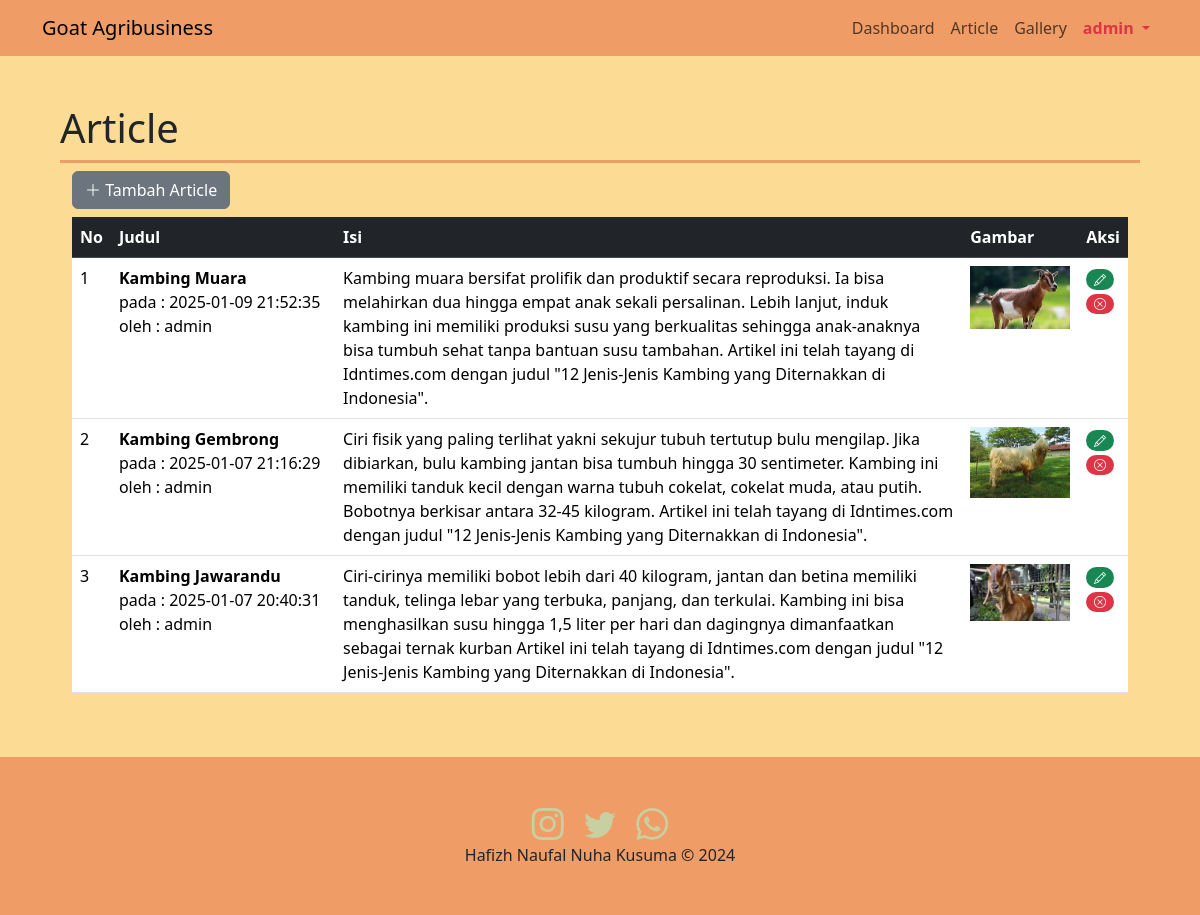
Screenshot of /admin.php?page=article (signed in) with the database file from the repository.
### tables this page shows
CREATE TABLE `article` (
  `id` int(11) NOT NULL,
  `judul` text DEFAULT NULL,
  `isi` text DEFAULT NULL,
  `gambar` text DEFAULT NULL,
  `tanggal` datetime DEFAULT NULL,
  `username` varchar(50) DEFAULT NULL
);

### article.php (the view, shortened to what this page needs)
<div class="container">
<button type="button" class="btn btn-secondary mb-2" data-bs-toggle="modal" data-bs-target="#modalTambah">
    <i class="bi bi-plus-lg"></i> Tambah Article
</button>
    <div class="row">
        <div class="table-responsive">
            <table class="table table-hover">
                <thead class="table-dark">
                    <tr>
                        <th>No</th>
                        <th class="w-25">Judul</th>
                        <th class="w-75">Isi</th>
                        <th class="w-25">Gambar</th>
                        <th class="w-25">Aksi</th>
                    </tr>
                </thead>
                <tbody>
                    <?php
                    $sql = "SELECT * FROM article ORDER BY tanggal DESC";
                    $hasil = $conn->query($sql);
                    $no = 1;
                    while ($row = $hasil->fetch_assoc()) {
                    ?>
                        <tr>
                            <td><?= $no++ ?></td>
                            <td>
                                <strong><?= $row["judul"] ?></strong>
                                <br>pada : <?= $row["tanggal"] ?>
                                <br>oleh : <?= $row["username"] ?>
                            </td>
                            <td><?= $row["isi"] ?></td>
                            <td>
                                <?php
                                if ($row["gambar"] != '') {
                                    if (file_exists('img/' . $row["gambar"] . '')) {
                                ?>
                                        <img src="img/<?= $row["gambar"] ?>" width="100">
                                <?php
                                    }
                                }
                                ?>
                            </td>
                            <td>
                            <a href="#" title="edit" class="badge rounded-pill text-bg-success" data-bs-toggle="modal" data-bs-target="#modalEdit<?= $row["id"] ?>"><i class="bi bi-pencil"></i></a>
                            <a href="#" title="delete" class="badge rounded-pill text-bg-danger" data-bs-toggle="modal" data-bs-target="#modalHapus<?= $row["id"] ?>"><i class="bi bi-x-circle"></i></a>
                        </td>
                        </tr>
                    <?php
                    }
                    ?>
                </tbody>
            </table>
        </div>
    </div>
</div>

### admin.php (shortened to what this page needs)
<!DOCTYPE html>
<html lang="en">
<head>
    <link
    rel="stylesheet"
    href="https://cdn.jsdelivr.net/npm/bootstrap-icons@1.11.1/font/bootstrap-icons.css"
    />
    <link
    href="https://cdn.jsdelivr.net/npm/bootstrap@5.3.2/dist/css/bootstrap.min.css"
    rel="stylesheet"
    />
</head>
<body class="footer-container" style="background-color: #FCDC94;">
    <nav class="navbar navbar-expand-sm sticky-top" style="background-color: #EF9C66">
    <div class="container">
        <a class="navbar-brand" href=".">Goat Agribusiness</a>
        <div class="collapse navbar-collapse" id="navbarSupportedContent">
        <ul class="navbar-nav ms-auto mb-2 mb-lg-0 text-dark">
            <li class="nav-item">
                <a class="nav-link" href="admin.php?page=dashboard">Dashboard</a>
            </li>
            <li class="nav-item">
                <a class="nav-link" href="admin.php?page=article">Article</a>
            <li class="nav-item">
                <a class="nav-link" href="admin.php?page=gallery">Gallery</a>
            </li>
            <li class="nav-item dropdown">
                <a class="nav-link dropdown-toggle text-danger fw-bold" href="#" role="button" data-bs-toggle="dropdown" aria-expanded="false">
                    <?= $_SESSION['username']?>
                </a>
            </li>
        </ul>
        </div>
    </div>
    </nav>
    <section id="content" class="content p-5">
        <div class="container">
            <?php
            if(isset($_GET['page'])){
            ?>
                <h4 class="lead display-6 pb-2 border-bottom border-danger-subtle"><?= ucfirst($_GET['page'])?></h4>
                <?php
                include($_GET['page'].".php");
            }else{
            ?>
                <h4 class="lead display-6 pb-2 border-bottom border-danger-subtle">Dashboard</h4>
                <?php
                include("dashboard.php");
            }
            ?>
        </div>
    </section>
    <footer id="footer" class="text-center p-5">
    <div>
        <a href="https://www.instagram.com/hafizhnaufal__"
          ><i class="bi bi-instagram h2 p-2 social-icon"></i
        ></a>
        <a href="https://twitter.com/udinusofficial"
          ><i class="bi bi-twitter h2 p-2 social-icon"></i
        ></a>
        <a href="https://wa.me/+6281229927588"
          ><i class="bi bi-whatsapp h2 p-2 social-icon"></i
        ></a>
      </div>
      <div>Hafizh Naufal Nuha Kusuma &copy; 2024</div>
    </footer>
</body>
</html>

### admin.php (style rules this page uses)
.border-bottom { border-bottom: 3px solid #EF9C66 !important; }
.bi-whatsapp, .bi-twitter, .bi-instagram { color: #C8CFA0; }
.footer-container { display: flex; flex-direction: column; min-height: 100vh; }
.content { flex: 1; }
#footer { background-color: #EF9C66; }

### rows the page displays
article: judul "Kambing Muara", tanggal "2025-01-09 21:52:35", username "admin", isi "Kambing muara bersifat prolifik dan produktif secara reproduksi. Ia bisa melahirkan dua hingga empat anak sekali persalinan. Lebih lanjut, induk kambing ini memiliki produksi susu yang berkualitas sehingga anak-anaknya bisa tumbuh sehat tanpa bantuan susu tambahan. Artikel ini telah tayang di Idntimes.com dengan judul \"12 Jenis-Jenis Kambing yang Diternakkan di Indonesia\".", gambar (picture)
article: judul "Kambing Gembrong", tanggal "2025-01-07 21:16:29", username "admin", isi "Ciri fisik yang paling terlihat yakni sekujur tubuh tertutup bulu mengilap. Jika dibiarkan, bulu kambing jantan bisa tumbuh hingga 30 sentimeter. Kambing ini memiliki tanduk kecil dengan warna tubuh cokelat, cokelat muda, atau putih. Bobotnya berkisar antara 32-45 kilogram. Artikel ini telah tayang di Idntimes.com dengan judul \"12 Jenis-Jenis Kambing yang Diternakkan di Indonesia\".", gambar (picture)
article: judul "Kambing Jawarandu", tanggal "2025-01-07 20:40:31", username "admin", isi "Ciri-cirinya memiliki bobot lebih dari 40 kilogram, jantan dan betina memiliki tanduk, telinga lebar yang terbuka, panjang, dan terkulai. Kambing ini bisa menghasilkan susu hingga 1,5 liter per hari dan dagingnya dimanfaatkan sebagai ternak kurban Artikel ini telah tayang di Idntimes.com dengan judul \"12 Jenis-Jenis Kambing yang Diternakkan di Indonesia\".", gambar (picture)

### other values shown
$_SESSION['username'] "admin"
$_GET['page'] "Article"
